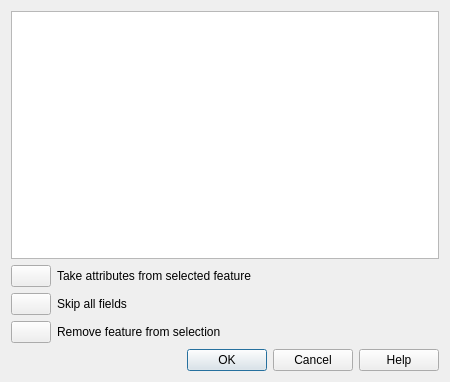
<?xml version="1.0" encoding="UTF-8"?>
<ui version="4.0">
 <class>QgsMergeAttributesDialogBase</class>
 <widget class="QDialog" name="QgsMergeAttributesDialogBase">
  <property name="geometry">
   <rect>
    <x>0</x>
    <y>0</y>
    <width>450</width>
    <height>382</height>
   </rect>
  </property>
  <property name="windowTitle">
   <string>Merge Feature Attributes</string>
  </property>
  <layout class="QGridLayout" name="gridLayout">
   <item row="0" column="0">
    <widget class="QTableWidget" name="mTableWidget"/>
   </item>
   <item row="1" column="0">
    <layout class="QHBoxLayout" name="horizontalLayout">
     <item>
      <widget class="QPushButton" name="mFromSelectedPushButton">
       <property name="sizePolicy">
        <sizepolicy hsizetype="Preferred" vsizetype="Fixed">
         <horstretch>0</horstretch>
         <verstretch>0</verstretch>
        </sizepolicy>
       </property>
       <property name="text">
        <string/>
       </property>
      </widget>
     </item>
     <item>
      <widget class="QLabel" name="mTakeSelectedAttributesLabel">
       <property name="text">
        <string>Take attributes from selected feature</string>
       </property>
       <property name="buddy">
        <cstring>mFromSelectedPushButton</cstring>
       </property>
      </widget>
     </item>
     <item>
      <spacer name="horizontalSpacer">
       <property name="orientation">
        <enum>Qt::Horizontal</enum>
       </property>
       <property name="sizeHint" stdset="0">
        <size>
         <width>40</width>
         <height>20</height>
        </size>
       </property>
      </spacer>
     </item>
    </layout>
   </item>
   <item row="3" column="0">
    <layout class="QHBoxLayout" name="horizontalLayout_2">
     <item>
      <widget class="QPushButton" name="mRemoveFeatureFromSelectionButton">
       <property name="text">
        <string/>
       </property>
      </widget>
     </item>
     <item>
      <widget class="QLabel" name="mRemoveFeatureFromSelectionLabel">
       <property name="text">
        <string>Remove feature from selection</string>
       </property>
       <property name="buddy">
        <cstring>mRemoveFeatureFromSelectionButton</cstring>
       </property>
      </widget>
     </item>
     <item>
      <spacer name="horizontalSpacer_2">
       <property name="orientation">
        <enum>Qt::Horizontal</enum>
       </property>
       <property name="sizeHint" stdset="0">
        <size>
         <width>98</width>
         <height>20</height>
        </size>
       </property>
      </spacer>
     </item>
    </layout>
   </item>
   <item row="4" column="0">
    <widget class="QDialogButtonBox" name="buttonBox">
     <property name="orientation">
      <enum>Qt::Horizontal</enum>
     </property>
     <property name="standardButtons">
      <set>QDialogButtonBox::Cancel|QDialogButtonBox::Help|QDialogButtonBox::Ok</set>
     </property>
    </widget>
   </item>
   <item row="2" column="0">
    <layout class="QHBoxLayout" name="horizontalLayout_3">
     <item>
      <widget class="QPushButton" name="mSkipAllButton">
       <property name="toolTip">
        <string>Resets all fields to &quot;Skip&quot;</string>
       </property>
       <property name="text">
        <string/>
       </property>
       <property name="icon">
        <iconset resource="../../images/images.qrc">
         <normaloff>:/images/themes/default/mActionSelectPan.svg</normaloff>:/images/themes/default/mActionSelectPan.svg</iconset>
       </property>
      </widget>
     </item>
     <item>
      <widget class="QLabel" name="mRemoveFeatureFromSelectionLabel_2">
       <property name="text">
        <string>Skip all fields</string>
       </property>
       <property name="buddy">
        <cstring>mRemoveFeatureFromSelectionButton</cstring>
       </property>
      </widget>
     </item>
     <item>
      <spacer name="horizontalSpacer_3">
       <property name="orientation">
        <enum>Qt::Horizontal</enum>
       </property>
       <property name="sizeHint" stdset="0">
        <size>
         <width>98</width>
         <height>20</height>
        </size>
       </property>
      </spacer>
     </item>
    </layout>
   </item>
  </layout>
 </widget>
 <tabstops>
  <tabstop>mTableWidget</tabstop>
  <tabstop>mFromSelectedPushButton</tabstop>
  <tabstop>mSkipAllButton</tabstop>
  <tabstop>mRemoveFeatureFromSelectionButton</tabstop>
  <tabstop>buttonBox</tabstop>
 </tabstops>
 <resources>
  <include location="../../images/images.qrc"/>
 </resources>
 <connections>
  <connection>
   <sender>buttonBox</sender>
   <signal>accepted()</signal>
   <receiver>QgsMergeAttributesDialogBase</receiver>
   <slot>accept()</slot>
   <hints>
    <hint type="sourcelabel">
     <x>257</x>
     <y>372</y>
    </hint>
    <hint type="destinationlabel">
     <x>157</x>
     <y>274</y>
    </hint>
   </hints>
  </connection>
  <connection>
   <sender>buttonBox</sender>
   <signal>rejected()</signal>
   <receiver>QgsMergeAttributesDialogBase</receiver>
   <slot>reject()</slot>
   <hints>
    <hint type="sourcelabel">
     <x>325</x>
     <y>372</y>
    </hint>
    <hint type="destinationlabel">
     <x>286</x>
     <y>274</y>
    </hint>
   </hints>
  </connection>
 </connections>
</ui>
